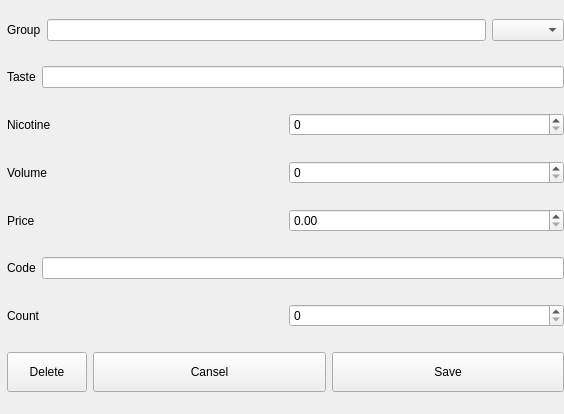
<?xml version="1.0" encoding="UTF-8"?>
<ui version="4.0">
 <class>Form</class>
 <widget class="QWidget" name="Form">
  <property name="geometry">
   <rect>
    <x>0</x>
    <y>0</y>
    <width>564</width>
    <height>414</height>
   </rect>
  </property>
  <property name="windowTitle">
   <string>Form</string>
  </property>
  <widget class="QWidget" name="verticalLayoutWidget">
   <property name="geometry">
    <rect>
     <x>0</x>
     <y>0</y>
     <width>571</width>
     <height>411</height>
    </rect>
   </property>
   <layout class="QVBoxLayout" name="verticalLayout">
    <item>
     <layout class="QHBoxLayout" name="horizontalLayout_10">
      <property name="leftMargin">
       <number>7</number>
      </property>
      <property name="rightMargin">
       <number>7</number>
      </property>
      <item>
       <widget class="QLabel" name="group_label">
        <property name="text">
         <string>Group</string>
        </property>
       </widget>
      </item>
      <item>
       <widget class="QLineEdit" name="group_edit">
        <property name="maxLength">
         <number>45</number>
        </property>
       </widget>
      </item>
      <item>
       <widget class="QComboBox" name="group_comboBox"/>
      </item>
     </layout>
    </item>
    <item>
     <layout class="QHBoxLayout" name="horizontalLayout_9">
      <property name="leftMargin">
       <number>7</number>
      </property>
      <property name="rightMargin">
       <number>7</number>
      </property>
      <item>
       <widget class="QLabel" name="taste_label">
        <property name="text">
         <string>Taste</string>
        </property>
       </widget>
      </item>
      <item>
       <widget class="QLineEdit" name="taste_edit">
        <property name="maxLength">
         <number>45</number>
        </property>
       </widget>
      </item>
     </layout>
    </item>
    <item>
     <layout class="QHBoxLayout" name="horizontalLayout_8">
      <property name="leftMargin">
       <number>7</number>
      </property>
      <property name="rightMargin">
       <number>7</number>
      </property>
      <item>
       <widget class="QLabel" name="nicotine_label">
        <property name="text">
         <string>Nicotine</string>
        </property>
       </widget>
      </item>
      <item>
       <widget class="QSpinBox" name="nicotine_spinBox"/>
      </item>
     </layout>
    </item>
    <item>
     <layout class="QHBoxLayout" name="horizontalLayout_7">
      <property name="leftMargin">
       <number>7</number>
      </property>
      <property name="rightMargin">
       <number>7</number>
      </property>
      <item>
       <widget class="QLabel" name="volume_label">
        <property name="text">
         <string>Volume</string>
        </property>
       </widget>
      </item>
      <item>
       <widget class="QSpinBox" name="volume_spinBox">
        <property name="maximum">
         <number>999</number>
        </property>
        <property name="singleStep">
         <number>1</number>
        </property>
       </widget>
      </item>
     </layout>
    </item>
    <item>
     <layout class="QHBoxLayout" name="horizontalLayout_6">
      <property name="leftMargin">
       <number>7</number>
      </property>
      <property name="rightMargin">
       <number>7</number>
      </property>
      <item>
       <widget class="QLabel" name="price_label">
        <property name="text">
         <string>Price</string>
        </property>
       </widget>
      </item>
      <item>
       <widget class="QDoubleSpinBox" name="price_doubleSpinBox">
        <property name="maximum">
         <double>999999.989999999990687</double>
        </property>
       </widget>
      </item>
     </layout>
    </item>
    <item>
     <layout class="QHBoxLayout" name="horizontalLayout_5">
      <property name="leftMargin">
       <number>7</number>
      </property>
      <property name="rightMargin">
       <number>7</number>
      </property>
      <item>
       <widget class="QLabel" name="cod_label">
        <property name="text">
         <string>Code</string>
        </property>
       </widget>
      </item>
      <item>
       <widget class="QLineEdit" name="code_edit">
        <property name="inputMethodHints">
         <set>Qt::ImhHiddenText</set>
        </property>
        <property name="maxLength">
         <number>45</number>
        </property>
       </widget>
      </item>
     </layout>
    </item>
    <item>
     <layout class="QHBoxLayout" name="horizontalLayout">
      <property name="leftMargin">
       <number>7</number>
      </property>
      <property name="rightMargin">
       <number>7</number>
      </property>
      <item>
       <widget class="QLabel" name="count_label">
        <property name="text">
         <string>Count</string>
        </property>
       </widget>
      </item>
      <item>
       <widget class="QSpinBox" name="count_spinBox">
        <property name="maximum">
         <number>999999999</number>
        </property>
       </widget>
      </item>
     </layout>
    </item>
    <item>
     <layout class="QHBoxLayout" name="horizontalLayout_4">
      <property name="leftMargin">
       <number>7</number>
      </property>
      <property name="rightMargin">
       <number>7</number>
      </property>
      <item>
       <widget class="QPushButton" name="delete_btn">
        <property name="minimumSize">
         <size>
          <width>0</width>
          <height>40</height>
         </size>
        </property>
        <property name="maximumSize">
         <size>
          <width>80</width>
          <height>40</height>
         </size>
        </property>
        <property name="text">
         <string>Delete</string>
        </property>
       </widget>
      </item>
      <item>
       <widget class="QPushButton" name="cansel_btn">
        <property name="minimumSize">
         <size>
          <width>0</width>
          <height>40</height>
         </size>
        </property>
        <property name="text">
         <string>Cansel</string>
        </property>
       </widget>
      </item>
      <item>
       <widget class="QPushButton" name="save_btn">
        <property name="minimumSize">
         <size>
          <width>0</width>
          <height>40</height>
         </size>
        </property>
        <property name="text">
         <string>Save</string>
        </property>
       </widget>
      </item>
     </layout>
    </item>
   </layout>
  </widget>
 </widget>
 <resources/>
 <connections/>
</ui>
